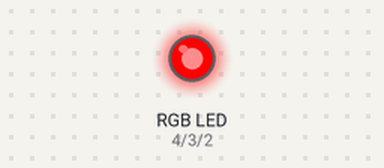
Bench run of a sketch on a simulated Arduino Uno, built with avr-gcc and run on an emulated ATmega328P. Shown: an RGB LED mixed from three pins (HIGH = lit).

Above: at 0.7 s.
At 3.7 s:
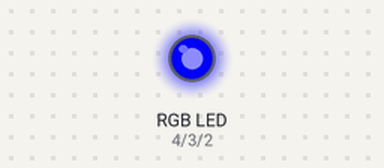
At 6.7 s:
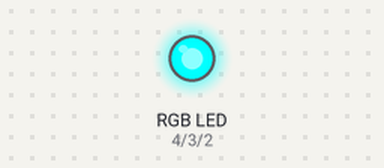
At 8.2 s:
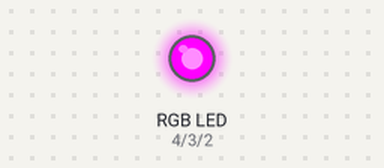
At 9.7 s:
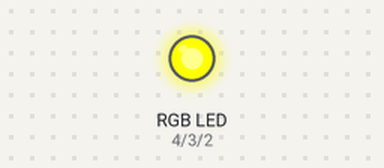
At 14.2 s:
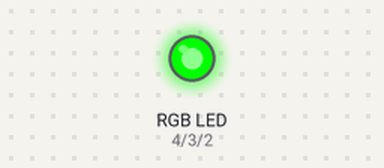
Timing chart, 0 to 15.6 s (numbered marks = the images above):
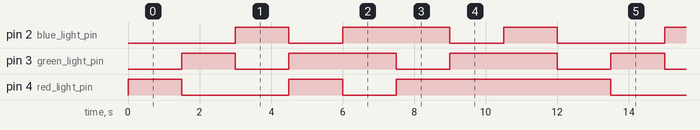

Measured:
- by itself, pin 2 (blue_light_pin): repeats every 12.0 s: LOW 1.5 s, HIGH 3.0 s, LOW 1.5 s, HIGH 1.5 s, LOW 3.0 s, HIGH 1.5 s
- by itself, pin 3 (green_light_pin): repeats every 12.0 s: 2 × (LOW 1.5 s, HIGH 3.0 s), LOW 1.5 s, HIGH 1.5 s
- by itself, pin 4 (red_light_pin): repeats every 12.0 s: LOW 3.0 s, HIGH 1.5 s, LOW 1.5 s, HIGH 6.0 s

The sketch:

rgb.ino
```cpp
int red_light_pin= 4;
int green_light_pin = 3;
int blue_light_pin = 2;
void setup() {
  pinMode(red_light_pin, OUTPUT);
  pinMode(green_light_pin, OUTPUT);
  pinMode(blue_light_pin, OUTPUT);
}
void loop() {

  RGB_color(255,0,0);
  delay(1500);
  RGB_color(0, 255, 0); // Green
  delay(1500);
  RGB_color(0, 0, 255); // Blue
  delay(1500);
  RGB_color(255, 255, 125); // Raspberry
  delay(1500);
  RGB_color(0, 255, 255); // Cyan
  delay(1500);
  RGB_color(255, 0, 255); // Magenta
  delay(1500);
  RGB_color(255, 255, 0); // Yellow
  delay(1500);
  RGB_color(255, 255, 255); // White
  delay(1500);
}
void RGB_color(int red_light_value, int green_light_value, int blue_light_value)
 {
  analogWrite(red_light_pin, red_light_value);
  analogWrite(green_light_pin, green_light_value);
  analogWrite(blue_light_pin, blue_light_value);
}
```
